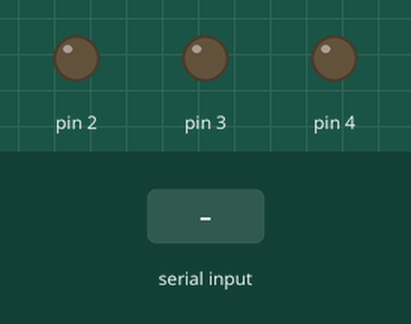
Recording of a sketch running on a simulated Arduino Uno, built with avr-gcc and run on an emulated ATmega328P. Shown: output pins drawn as LEDs (lit = HIGH). Inputs (shaded band) come from the test bench.

Above: at 1.2 s.
1.3 s: "0x01\n" received over the second serial link
At 2.5 s:
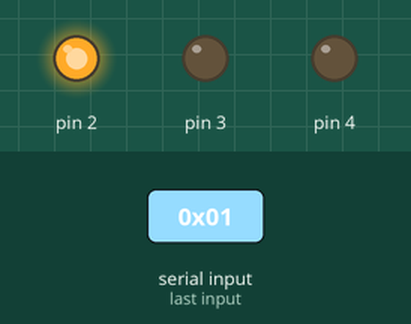
2.8 s: "0x02\n" received over the second serial link
At 3.6 s:
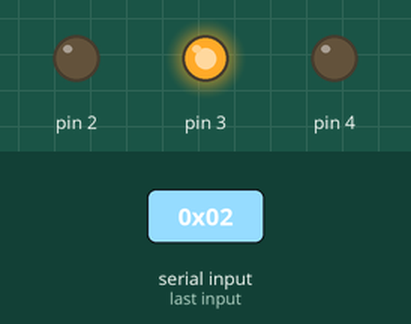
4.3 s: "0x04\n" received over the second serial link
At 4.8 s:
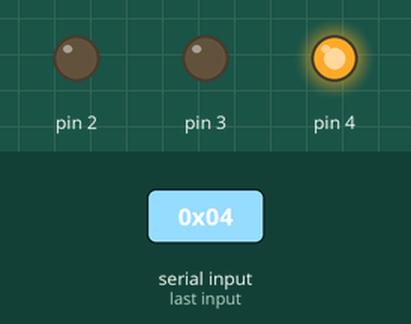
5.8 s: "0x0f\n" received over the second serial link
At 7.0 s:
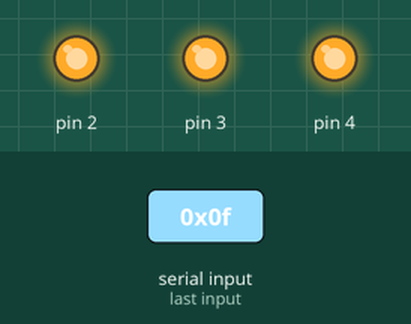
7.3 s: "0x00\n" received over the second serial link
At 8.1 s:
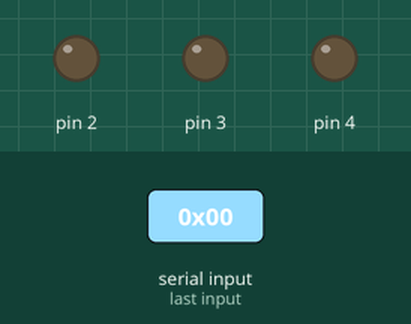
Timing chart, 0 to 9.8 s (numbered marks = the images above; inputs shaded):
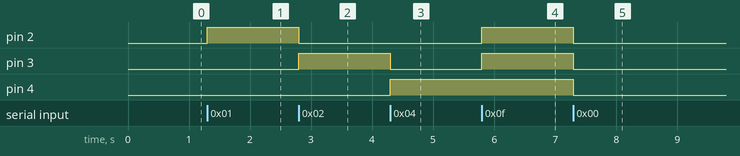

The sketch:

edge_shop.ino
```cpp
#include <SoftwareSerial.h>

#define UART_TX 8
#define UART_RX 9

SoftwareSerial Uart(UART_RX, UART_TX);

char buffer[6]; // "0xFF\n" + '\0'
uint8_t index = 0;

void setup() {
  Uart.begin(9600);

  pinMode(2, OUTPUT);
  pinMode(3, OUTPUT);
  pinMode(4, OUTPUT);

  digitalWrite(2, LOW);
  digitalWrite(3, LOW);
  digitalWrite(4, LOW);
}

void processCommand() {
  buffer[index] = '\0';

  if (strcmp(buffer, "0x00") == 0) {
    digitalWrite(2, LOW);
    digitalWrite(3, LOW);
    digitalWrite(4, LOW);
  }
  else if (strcmp(buffer, "0x01") == 0) {
    digitalWrite(2, HIGH);
    digitalWrite(3, LOW);
    digitalWrite(4, LOW);
    Uart.println("ACK");
  }
  else if (strcmp(buffer, "0x02") == 0) {
    digitalWrite(2, LOW);
    digitalWrite(3, HIGH);
    digitalWrite(4, LOW);
    Uart.println("ACK");
  }
  else if (strcmp(buffer, "0x04") == 0) {
    digitalWrite(2, LOW);
    digitalWrite(3, LOW);
    digitalWrite(4, HIGH);
    Uart.println("ACK");
  }
  else if (strcmp(buffer, "0x0f") == 0) {
    digitalWrite(2, HIGH);
    digitalWrite(3, HIGH);
    digitalWrite(4, HIGH);
    Uart.println("ACK");
  }
}

void loop() {
  while (Uart.available()) {
    char c = Uart.read();

    if (c == '\n') {
      processCommand();
      index = 0;
    }
    else {
      if (index < sizeof(buffer) - 1) {
        buffer[index++] = c;
      }
      else {
       // DESLOCA PARA ESQUERDA
        for (uint8_t i = 0; i < sizeof(buffer) - 2; i++) {
          buffer[i] = buffer[i + 1];
        }
        buffer[sizeof(buffer) - 2] = c;
        index = sizeof(buffer) - 1;
      }
    }
  }
}
```

Measured:
- after the input at 1.3 s, pin 2: LOW → HIGH at once
- after the input at 2.8 s, pin 2: HIGH → LOW at once; pin 3: LOW → HIGH at once
- after the input at 4.3 s, pin 3: HIGH → LOW at once; pin 4: LOW → HIGH at once
- after the input at 5.8 s, pin 2, pin 3: LOW → HIGH at once
- after the input at 7.3 s, pin 2–4: HIGH → LOW at once
